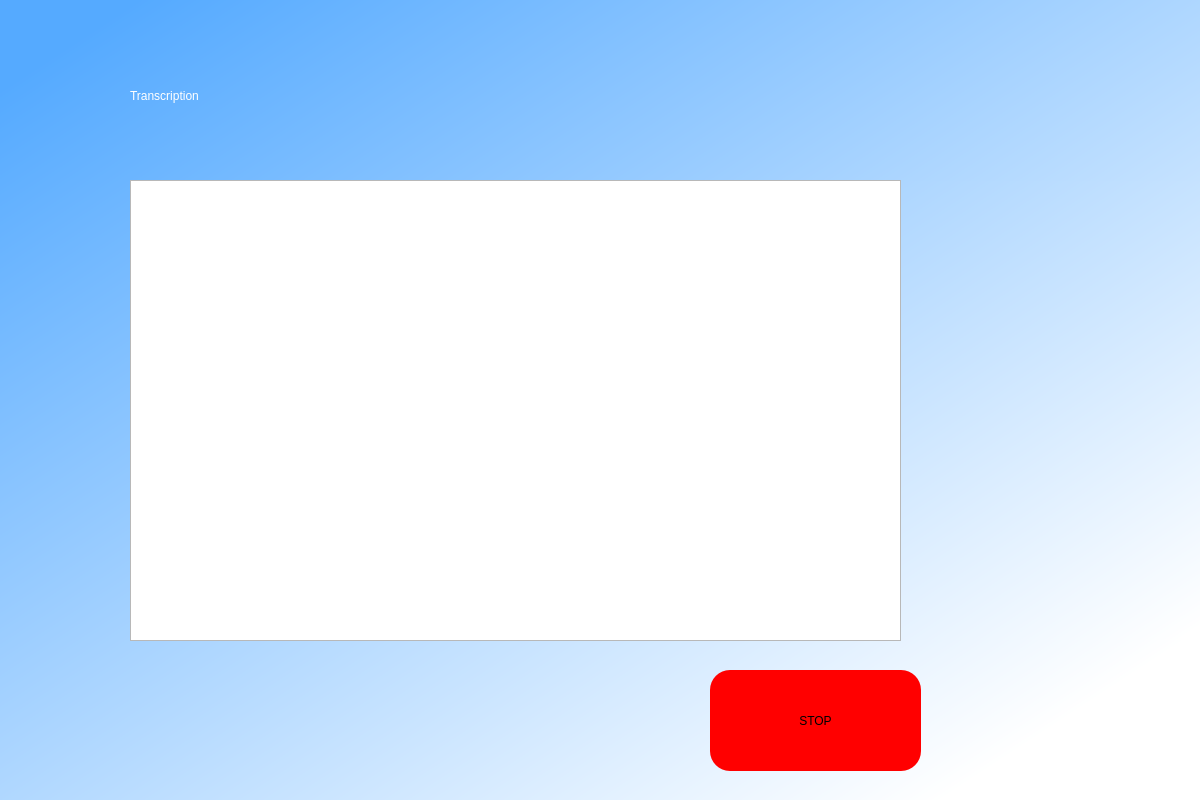
<?xml version="1.0" encoding="UTF-8"?>
<ui version="4.0">
 <class>Dialog</class>
 <widget class="QDialog" name="Dialog">
  <property name="geometry">
   <rect>
    <x>0</x>
    <y>0</y>
    <width>1200</width>
    <height>800</height>
   </rect>
  </property>
  <property name="windowTitle">
   <string>Dialog</string>
  </property>
  <widget class="QWidget" name="widget" native="true">
   <property name="geometry">
    <rect>
     <x>0</x>
     <y>0</y>
     <width>1201</width>
     <height>801</height>
    </rect>
   </property>
   <property name="styleSheet">
    <string notr="true">QWidget#widget{
background-color:qlineargradient(spread:pad, x1:0.0549451, y1:0.057, x2:0.884615, y2:0.896, stop:0 rgba(85, 170, 255, 255), stop:1 rgba(255, 255, 255, 255));}</string>
   </property>
   <widget class="QLabel" name="label">
    <property name="geometry">
     <rect>
      <x>130</x>
      <y>50</y>
      <width>761</width>
      <height>91</height>
     </rect>
    </property>
    <property name="styleSheet">
     <string notr="true">color: rgb(255, 255, 255);
font: 75 48pt &quot;MS Shell Dlg 2&quot;;</string>
    </property>
    <property name="text">
     <string>Transcription</string>
    </property>
   </widget>
   <widget class="QTextEdit" name="textEdit">
    <property name="geometry">
     <rect>
      <x>130</x>
      <y>180</y>
      <width>771</width>
      <height>461</height>
     </rect>
    </property>
   </widget>
   <widget class="QPushButton" name="start">
    <property name="geometry">
     <rect>
      <x>710</x>
      <y>670</y>
      <width>211</width>
      <height>101</height>
     </rect>
    </property>
    <property name="styleSheet">
     <string notr="true">border-radius:20px;
font: 75 26pt &quot;MS Shell Dlg 2&quot;;

background-color: rgb(255, 0, 0)</string>
    </property>
    <property name="text">
     <string>STOP</string>
    </property>
   </widget>
  </widget>
 </widget>
 <resources/>
 <connections/>
</ui>
